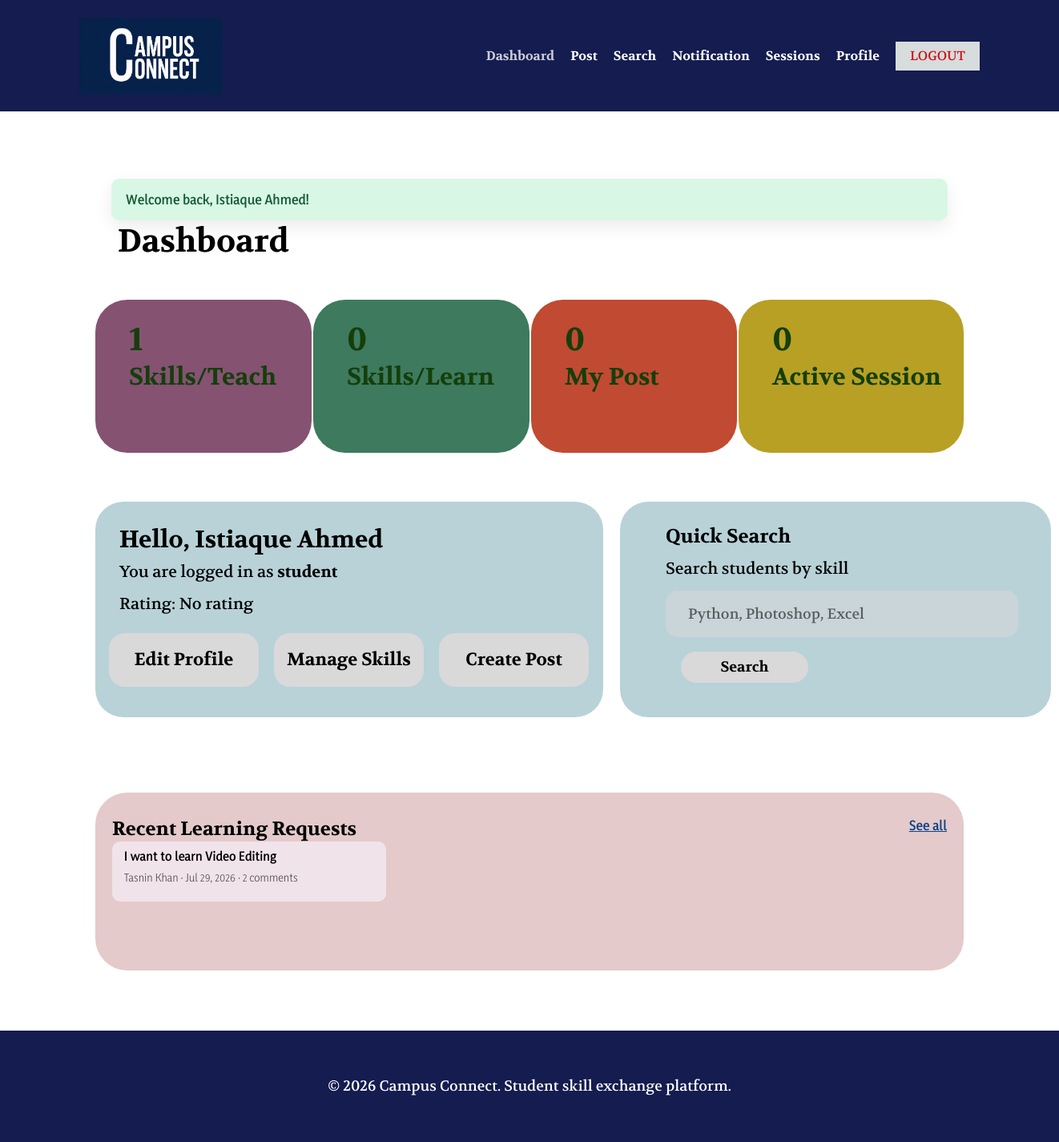
/dashboard.php (signed in), run on the app's committed database.
### tables this page shows
CREATE TABLE IF NOT EXISTS `users` (
  `id` int(11) NOT NULL AUTO_INCREMENT,
  `name` varchar(120) NOT NULL,
  `email` varchar(160) NOT NULL,
  `password` varchar(255) NOT NULL,
  `role` enum('student','teacher','admin') NOT NULL DEFAULT 'student',
  `department` varchar(120) DEFAULT NULL,
  `semester` varchar(50) DEFAULT NULL,
  `bio` text DEFAULT NULL,
  `profile_photo` varchar(255) DEFAULT NULL,
  `status` enum('active','blocked') NOT NULL DEFAULT 'active',
  `created_at` datetime NOT NULL DEFAULT current_timestamp(),
  `updated_at` datetime DEFAULT NULL ON UPDATE current_timestamp(),
  PRIMARY KEY (`id`),
  UNIQUE KEY `uq_users_email` (`email`)
);

CREATE TABLE IF NOT EXISTS `posts` (
  `id` int(11) NOT NULL AUTO_INCREMENT,
  `user_id` int(11) NOT NULL,
  `title` varchar(180) NOT NULL,
  `description` text NOT NULL,
  `resource_url` varchar(500) DEFAULT NULL,
  `attachment` varchar(255) DEFAULT NULL,
  `created_at` datetime NOT NULL DEFAULT current_timestamp(),
  `updated_at` datetime DEFAULT NULL ON UPDATE current_timestamp(),
  PRIMARY KEY (`id`),
  KEY `idx_posts_created` (`created_at`),
  KEY `idx_posts_user` (`user_id`),
  FULLTEXT KEY `ft_posts_title_description` (`title`,`description`),
  CONSTRAINT `fk_posts_user`
    FOREIGN KEY (`user_id`) REFERENCES `users` (`id`) ON DELETE CASCADE
);

### includes/db.php (called while the page is built, shortened)
<?php
function db(): PDO
{
    static $pdo = null;
    if ($pdo === null) {
        $dsn = 'mysql:host=' . DB_HOST . ';dbname=' . DB_NAME . ';charset=utf8mb4';
        $options = [
            PDO::ATTR_ERRMODE => PDO::ERRMODE_EXCEPTION,
            PDO::ATTR_DEFAULT_FETCH_MODE => PDO::FETCH_ASSOC,
            PDO::ATTR_EMULATE_PREPARES => false,
        ];
        $pdo = new PDO($dsn, DB_USER, DB_PASS, $options);
    }
    return $pdo;
}
?>

### dashboard.php (the view, shortened to what this page needs)
<?php
require_login();
$user = current_user();
$stmt = db()->prepare("SELECT COUNT(*) FROM user_skills WHERE user_id = ? AND skill_type = 'teach'");
$stmt->execute([$user['id']]);
$teachCount = (int)$stmt->fetchColumn();
$stmt = db()->prepare("SELECT COUNT(*) FROM user_skills WHERE user_id = ? AND skill_type = 'learn'");
$stmt->execute([$user['id']]);
$learnCount = (int)$stmt->fetchColumn();
$stmt = db()->prepare('SELECT COUNT(*) FROM posts WHERE user_id = ?');
$stmt->execute([$user['id']]);
$postCount = (int)$stmt->fetchColumn();
$stmt = db()->prepare("SELECT COUNT(*) FROM sessions WHERE (learner_id = ? OR mentor_id = ?) AND status IN ('pending','accepted')");
$stmt->execute([$user['id'], $user['id']]);
$sessionCount = (int)$stmt->fetchColumn();
$stmt = db()->query("SELECT p.*, u.name AS author_name, u.role AS author_role, (SELECT COUNT(*) FROM comments c WHERE c.post_id=p.id) AS comment_count FROM posts p JOIN users u ON u.id=p.user_id ORDER BY p.created_at DESC LIMIT 3");
$recentPosts = $stmt->fetchAll();
include __DIR__ . '/includes/header.php';
?>
<h1 class="page-title">Dashboard</h1>
<section class="dashboard-stats" aria-label="Dashboard statistics">
    <article class="dashboard-stat stat-teach"><strong><?= $teachCount ?></strong><span>Skills/Teach</span></article>
    <article class="dashboard-stat stat-learn"><strong><?= $learnCount ?></strong><span>Skills/Learn</span></article>
    <article class="dashboard-stat stat-post"><strong><?= $postCount ?></strong><span>My Post</span></article>
    <article class="dashboard-stat stat-session"><strong><?= $sessionCount ?></strong><span>Active Session</span></article>
</section>
<section class="dashboard-panels">
    <article class="dashboard-card welcome-card">
        <h2>Hello, <?= e($user['name']) ?></h2>
        <p>You are logged in as <strong><?= e($user['role']) ?></strong></p>
        <p>Rating: <?= e(avg_rating((int)$user['id'])) ?></p>
        <div class="dashboard-actions">
            <a href="<?= url('edit-profile.php') ?>">Edit Profile</a>
            <a href="<?= url('skills.php') ?>">Manage Skills</a>
            <a href="<?= url('create-post.php') ?>">Create Post</a>
        </div>
    </article>
    <article class="dashboard-card quick-search-card">
        <h2>Quick Search</h2>
        <form method="get" action="<?= url('search.php') ?>">
            <label for="dashboard-search">Search students by skill</label>
            <input id="dashboard-search" type="search" name="q" placeholder="Python, Photoshop, Excel">
            <button type="submit">Search</button>
        </form>
    </article>
</section>
<section class="recent-request-card">
    <div class="section-heading-row"><h2>Recent Learning Requests</h2><a href="<?= url('posts.php') ?>">See all</a></div>
    <?php if (!$recentPosts): ?>
        <div class="empty-state">No posts yet.</div>
    <?php else: ?>
        <div class="dashboard-recent-list">
            <?php foreach ($recentPosts as $post): ?>
                <a href="<?= url('post-details.php?id=' . (int)$post['id']) ?>">
                    <strong><?= e($post['title']) ?></strong>
                    <span><?= e($post['author_name']) ?> · <?= e(time_ago($post['created_at'])) ?> · <?= (int)$post['comment_count'] ?> comments</span>
                </a>
            <?php endforeach; ?>
        </div>
    <?php endif; ?>
</section>
<?php include __DIR__ . '/includes/footer.php'; ?>

### assets/css/style.css (style rules this page uses)
:root { --navy:#000942; --navy-overlay:rgba(0,9,66,.92); --paper:#fbf3fd; --mint:rgba(153,196,173,.39); --blue:#2174bc; --ink:#000; --muted:#d7dcdd; --danger:#cf0f12; }
* { box-sizing:border-box }
html { scroll-behavior:smooth }
body { margin:0;background:#fff;color:var(--ink);font-family:Volkhov,Georgia,serif;line-height:1.25 }
button,input,select,textarea { font:inherit }
button,a { touch-action:manipulation }
a { color:inherit }
.page-title { margin:0;font-size:40px;line-height:52px;font-weight:700 }
.dashboard-main>.page-title { margin-left:28px;margin-bottom:47px }
.dashboard-stats { display:grid;grid-template-columns:270px 270px 257px 281px;justify-content:space-between }
.dashboard-stat { height:191px;border-radius:40px;padding:24px 42px;color:#143f0b;overflow:hidden }
.dashboard-stat strong { display:block;margin-bottom:2px;font-size:40px;line-height:52px }
.dashboard-stat span { display:block;font-size:30px;line-height:38px;font-weight:700;white-space:nowrap }
.stat-teach { background:#855272 }
.stat-learn { background:#3d7a5e }
.stat-post { background:#c14a32 }
.stat-session { background:#b8a024 }
.dashboard-panels { width:1176px;max-width:100%;margin:61px auto 0;display:grid;grid-template-columns:634px 538px;gap:21px }
.dashboard-card { height:269px;border-radius:35px;background:rgba(95,152,166,.44);padding:28px 30px }
.dashboard-card h2 { margin:0 0 8px;font-size:30px;line-height:39px }
.dashboard-card p { margin:0 0 15px;font-size:20px }
.dashboard-actions { display:grid;grid-template-columns:repeat(3,187px);gap:19px;margin-left:-13px;margin-top:24px }
.dashboard-actions a { height:67px;border-radius:20px;background:#d9d9d9;display:flex;align-items:center;justify-content:center;text-decoration:none;font-size:22px;font-weight:700 }
.quick-search-card { padding-left:57px }
.quick-search-card h2 { font-size:24px;line-height:31px;margin-bottom:12px }
.quick-search-card label { display:block;margin-bottom:15px;font-size:20px }
.quick-search-card input { width:440px;height:58px;border:0;border-radius:15px;background:rgba(217,217,217,.53);padding:0 28px;font-size:18px;outline:0 }
.quick-search-card input::placeholder { color:rgba(0,0,0,.56);opacity:1 }
.quick-search-card button { width:159px;height:39px;margin:18px 0 0 19px;border:0;border-radius:20px;background:#d9d9d9;font-size:18px;font-weight:700;cursor:pointer }
.recent-request-card { width:1147px;max-width:100%;height:222px;margin:94px auto 0;padding:30px 21px;border-radius:40px;background:rgba(211,168,168,.61) }
.recent-request-card h2 { margin:0 0 22px;font-size:24px;line-height:31px }
.section-heading-row,.feed-heading,.notification-heading,.sessions-heading,.admin-title { display:flex;align-items:flex-start;justify-content:space-between;gap:24px }
.section-heading-row h2,.feed-heading h1,.notification-heading h1,.sessions-heading h1,.admin-title h1 { margin:0 }
.section-heading-row>a { font:600 16px Yaldevi,Arial,sans-serif;color:#0e4388 }
.profile-post-list,.dashboard-recent-list { display:grid;gap:8px }
.profile-post-list a,.dashboard-recent-list a { min-height:40px;padding:8px 15px;border-radius:10px;background:rgba(251,243,253,.62);display:flex;align-items:center;justify-content:space-between;gap:18px;text-decoration:none;font:400 15px Yaldevi,Arial,sans-serif }
.profile-post-list a span,.dashboard-recent-list a span { color:rgba(0,0,0,.62);font-size:13px }
.dashboard-recent-list { grid-template-columns:repeat(3,1fr) }
.dashboard-recent-list a { display:block;min-height:75px }
.dashboard-recent-list span { display:block;margin-top:8px }

### data on the page
users: name "Istiaque Ahmed", role "student"
posts: title "I want to learn Video Editing", user.name "Tasnin Khan", created_at "Jul 29, 2026", comment_count "2"

### other printed values
$item['message'] "Welcome back, Istiaque Ahmed!"
$teachCount "1"
$learnCount "0"
$postCount "0"
$sessionCount "0"
avg_rating((int)$user['id']) "No rating"
